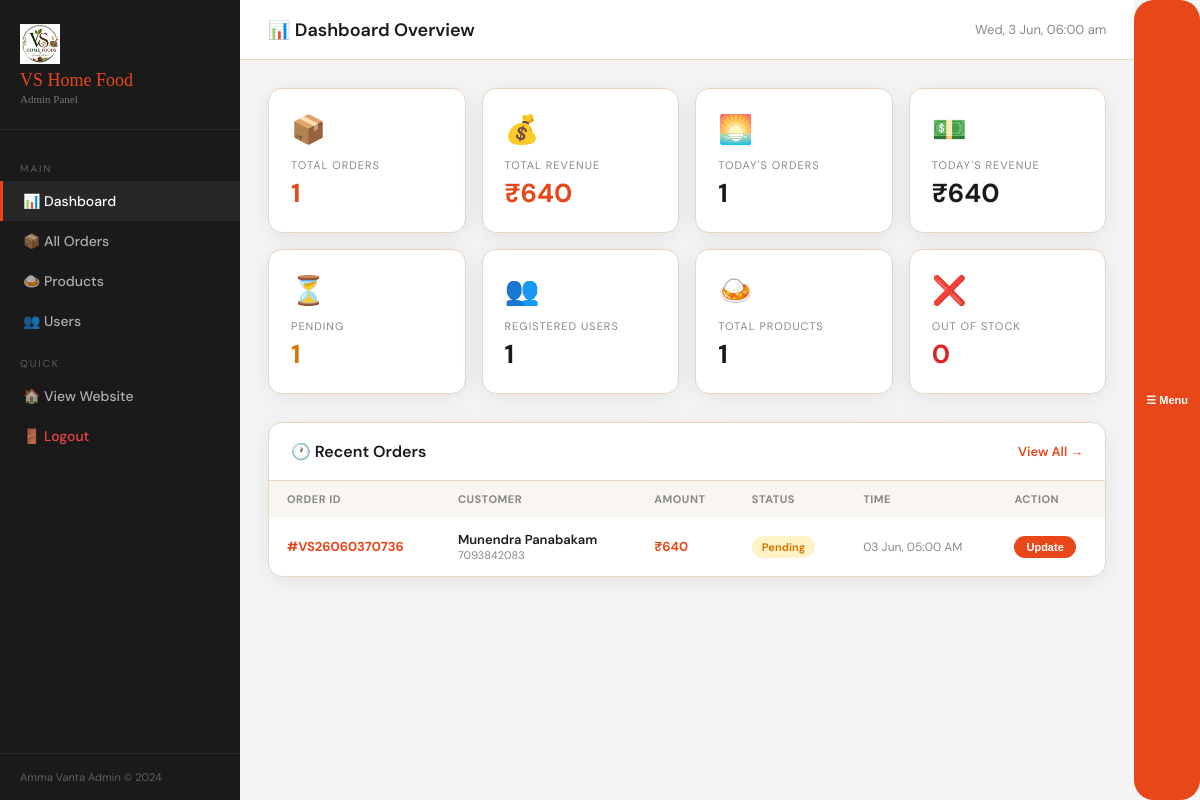
Screenshot of /admin/dashboard (signed in) with the database file from the repository.
### models/order_model.py (models this page shows, shortened)
class Order(db.Model):
    __tablename__ = 'orders'
    id             = db.Column(db.Integer, primary_key=True)
    order_id       = db.Column(db.String(20), unique=True, nullable=False)
    user_id        = db.Column(db.Integer, db.ForeignKey('users.id'), nullable=True)
    customer_email = db.Column(db.String(120), nullable=False)
    customer_name  = db.Column(db.String(160), nullable=False)
    customer_phone = db.Column(db.String(20), nullable=False)
    address_line1  = db.Column(db.String(255), nullable=False)
    address_line2  = db.Column(db.String(255), default='')
    city           = db.Column(db.String(100), nullable=False)
    pincode        = db.Column(db.String(10), nullable=False)
    items_json     = db.Column(db.Text, nullable=False)   # JSON string
    payment_method = db.Column(db.String(50), default='UPI')
    grand_total    = db.Column(db.Float, nullable=False)
    instructions   = db.Column(db.Text, default='')
    status         = db.Column(db.String(30), default='pending')
    created_at     = db.Column(db.DateTime, default=datetime.utcnow)

### routes/admin_routes.py (the view)
@admin_bp.route('/')
@admin_bp.route('/dashboard')
@admin_required
def dashboard():
    from sqlalchemy import func
    from datetime import datetime
    today = datetime.utcnow().date()
    stats = {
        'total_orders'   : Order.query.count(),
        'total_revenue'  : db.session.query(func.sum(Order.grand_total)).scalar() or 0,
        'today_orders'   : Order.query.filter(func.date(Order.created_at) == today).count(),
        'today_revenue'  : db.session.query(func.sum(Order.grand_total)).filter(func.date(Order.created_at) == today).scalar() or 0,
        'pending_orders' : Order.query.filter_by(status='pending').count(),
        'total_users'    : User.query.count(),
        'total_products' : Product.query.count(),
        'out_of_stock'   : Product.query.filter_by(status='out_of_stock').count(),
    }
    recent_orders = Order.query.order_by(Order.created_at.desc()).limit(10).all()
    return render_template('admin/dashboard.html', stats=stats, recent_orders=recent_orders)

### app.py (called while the page is built)
@app.context_processor
def inject_user():
    user_id   = session.get('user_id')
    user_name = session.get('user_name', '')
    user_email= session.get('user_email', '')
    return dict(
        session_user_id   = user_id,
        session_user_name = user_name,
        session_user_email= user_email,
        logged_in         = bool(user_id)
    )

### routes/admin_routes.py (called while the page is built)
def admin_required(f):
    @wraps(f)
    def decorated(*args, **kwargs):
        if not session.get('is_admin'):
            return redirect(url_for('admin_bp.admin_login'))
        return f(*args, **kwargs)
    return decorated

### templates/admin/dashboard.html (shortened to what this page needs)
<!DOCTYPE html>
<html lang="en">
<head>
</head>
<body>
<div class="sidebar">
    <div class="sidebar-logo">
        <img src="{{ url_for('static', filename='images/logo.png') }}" alt="VS Home Foods" class="nav-logo-img" style="height:40px;width:auto;object-fit:contain;display:block;margin-bottom:6px;">
        <div class="logo-name"> VS Home Food</div>
        <div class="logo-sub">Admin Panel</div>
    </div>
    <nav class="sidebar-nav">
        <div class="nav-label">Main</div>
        <a href="/admin/dashboard" class="sidebar-link active">📊 Dashboard</a>
        <a href="/admin/orders"    class="sidebar-link">📦 All Orders</a>
        <a href="/admin/products"  class="sidebar-link">🍛 Products</a>
        <a href="/admin/users"     class="sidebar-link">👥 Users</a>
        <div class="nav-label">Quick</div>
        <a href="/"  class="sidebar-link">🏠 View Website</a>
        <a href="/admin/logout" class="sidebar-link" style="color:#EF4444;">🚪 Logout</a>
    </nav>
    <div class="sidebar-footer" style="font-size:11px;color:rgba(255,255,255,0.3);">Amma Vanta Admin © 2024</div>
</div>
<div class="main">
    <div class="topbar">
        <span class="topbar-title">📊 Dashboard Overview</span>
        <span style="font-size:13px;color:#888;" id="liveTime"></span>
    </div>
    <div class="content">
        <div class="stats-grid">
            <div class="stat-card orange">
                <span class="stat-icon">📦</span>
                <div class="stat-label">Total Orders</div>
                <div class="stat-value">{{ stats.total_orders }}</div>
            </div>
            <div class="stat-card orange">
                <span class="stat-icon">💰</span>
                <div class="stat-label">Total Revenue</div>
                <div class="stat-value">₹{{ stats.total_revenue|int }}</div>
            </div>
            <div class="stat-card">
                <span class="stat-icon">🌅</span>
                <div class="stat-label">Today's Orders</div>
                <div class="stat-value">{{ stats.today_orders }}</div>
            </div>
            <div class="stat-card">
                <span class="stat-icon">💵</span>
                <div class="stat-label">Today's Revenue</div>
                <div class="stat-value">₹{{ stats.today_revenue|int }}</div>
            </div>
            <div class="stat-card">
                <span class="stat-icon">⏳</span>
                <div class="stat-label">Pending</div>
                <div class="stat-value" style="color:#D97706;">{{ stats.pending_orders }}</div>
            </div>
            <div class="stat-card">
                <span class="stat-icon">👥</span>
                <div class="stat-label">Registered Users</div>
                <div class="stat-value">{{ stats.total_users }}</div>
            </div>
            <div class="stat-card">
                <span class="stat-icon">🍛</span>
                <div class="stat-label">Total Products</div>
                <div class="stat-value">{{ stats.total_products }}</div>
            </div>
            <div class="stat-card">
                <span class="stat-icon">❌</span>
                <div class="stat-label">Out of Stock</div>
                <div class="stat-value" style="color:#DC2626;">{{ stats.out_of_stock }}</div>
            </div>
        </div>
        <div class="table-card">
            <div class="table-header">
                <h3>🕐 Recent Orders</h3>
                <a href="/admin/orders" class="view-all">View All →</a>
            </div>
            <div style="overflow-x:auto;">
            <table>
                <thead>
                    <tr>
                        <th>Order ID</th>
                        <th>Customer</th>
                        <th>Amount</th>
                        <th>Status</th>
                        <th>Time</th>
                        <th>Action</th>
                    </tr>
                </thead>
                <tbody>
                {% for o in recent_orders %}
                <tr>
                    <td class="order-id">#{{ o.order_id }}</td>
                    <td>
                        <div style="font-weight:600;">{{ o.customer_name }}</div>
                        <div style="font-size:11px;color:#888;">{{ o.customer_phone }}</div>
                    </td>
                    <td style="font-weight:700;color:var(--orange);">₹{{ o.grand_total|int }}</td>
                    <td><span class="status-badge {{ o.status }}">{{ o.status|replace('_',' ')|title }}</span></td>
                    <td style="color:#888;font-size:12px;">{{ o.created_at.strftime('%d %b, %I:%M %p') }}</td>
                    <td>
                        <button class="action-btn" onclick="openStatusModal('{{ o.order_id }}','{{ o.status }}')">Update</button>
                    </td>
                </tr>
                {% else %}
                <tr><td colspan="6" style="text-align:center;padding:40px;color:#888;">No orders yet.</td></tr>
                {% endfor %}
                </tbody>
            </table>
            </div>
        </div>
    </div>
</div>
<button onclick="toggleSidebar()" class="action-btn">☰ Menu</button>
</body>
</html>

### templates/admin/dashboard.html (style rules this page uses)
*,*::before,*::after { box-sizing:border-box;margin:0;padding:0 }
:root { --orange:#E8471A;--cream:#FDF6EE;--cream-dark:#F5E8D6;--text-dark:#1A1A1A;--text-mid:#4A4A4A;--text-light:#888;--border:#E8D5C0;--sidebar-bg:#1A1A1A;--shadow:0 4px 24px rgba(0,0,0,0.08);--radius:14px; }
body { font-family:'DM Sans',sans-serif;background:#F5F5F5;color:var(--text-dark);display:flex;min-height:100vh }
.sidebar { width:240px;background:var(--sidebar-bg);color:white;flex-shrink:0;display:flex;flex-direction:column;position:fixed;height:100vh;z-index:100;overflow-y:auto; }
.sidebar-logo { padding:24px 20px;border-bottom:1px solid rgba(255,255,255,0.08);font-family:'Playfair Display',serif; }
.sidebar-logo .logo-name { font-size:18px;color:var(--orange); }
.sidebar-logo .logo-sub { font-size:11px;color:rgba(255,255,255,0.4);margin-top:2px; }
.sidebar-nav { padding:16px 0;flex:1; }
.nav-label { font-size:10px;text-transform:uppercase;letter-spacing:2px;color:rgba(255,255,255,0.3);padding:0 20px;margin:16px 0 6px; }
.sidebar-link { display:flex;align-items:center;gap:10px;padding:11px 20px;color:rgba(255,255,255,0.65);font-size:14px;font-weight:500;text-decoration:none;transition:all 0.2s;border-left:3px solid transparent; }
.sidebar-link:hover,.sidebar-link.active { color:white;background:rgba(255,255,255,0.06);border-left-color:var(--orange); }
.sidebar-footer { padding:16px 20px;border-top:1px solid rgba(255,255,255,0.08); }
.main { margin-left:240px;flex:1;display:flex;flex-direction:column;min-height:100vh; }
.topbar { background:white;padding:0 28px;height:60px;display:flex;align-items:center;justify-content:space-between;border-bottom:1px solid var(--border);position:sticky;top:0;z-index:50; }
.topbar-title { font-size:18px;font-weight:600; }
.content { padding:28px; }
.stats-grid { display:grid;grid-template-columns:repeat(auto-fit,minmax(160px,1fr));gap:16px;margin-bottom:28px; }
.stat-card { background:white;border-radius:var(--radius);padding:22px;box-shadow:var(--shadow);border:1px solid var(--border); }
.stat-icon { font-size:28px;margin-bottom:10px;display:block; }
.stat-label { font-size:11px;color:var(--text-light);text-transform:uppercase;letter-spacing:1px;margin-bottom:4px; }
.stat-value { font-size:26px;font-weight:700;color:var(--text-dark); }
.stat-card.orange .stat-value { color:var(--orange); }
.table-card { background:white;border-radius:var(--radius);box-shadow:var(--shadow);border:1px solid var(--border);overflow:hidden;margin-bottom:28px; }
.table-header { padding:18px 22px;border-bottom:1px solid var(--border);display:flex;justify-content:space-between;align-items:center; }
.table-header h3 { font-size:16px;font-weight:600; }
.view-all { font-size:13px;color:var(--orange);font-weight:600;text-decoration:none; }
table { width:100%;border-collapse:collapse; }
thead th { background:#F9F5F0;padding:11px 18px;text-align:left;font-size:11px;font-weight:700;text-transform:uppercase;letter-spacing:0.5px;color:var(--text-light);white-space:nowrap; }
tbody td { padding:14px 18px;border-bottom:1px solid #F5F0EB;font-size:13px;vertical-align:middle; }
tbody tr:last-child td { border:none; }
.order-id { font-weight:700;color:var(--orange); }
.status-badge { display:inline-flex;align-items:center;padding:4px 10px;border-radius:50px;font-size:11px;font-weight:700;text-transform:capitalize; }
.status-badge.pending { background:#FEF3C7;color:#D97706; }
.action-btn { padding:5px 12px;border-radius:20px;font-size:11px;font-weight:600;cursor:pointer;border:none;background:var(--orange);color:white;transition:background 0.2s; }

### rows the page displays
Order: order_id "VS26060370736", customer_name "Munendra Panabakam", customer_phone "7093842083", grand_total "640", status "Pending", created_at "03 Jun, 05:00 AM"

### other values shown
{{ stats.total_orders }} "1"
{{ stats.total_revenue|int }} "640"
{{ stats.today_orders }} "1"
{{ stats.today_revenue|int }} "640"
{{ stats.pending_orders }} "1"
{{ stats.total_users }} "1"
{{ stats.total_products }} "1"
{{ stats.out_of_stock }} "0"
